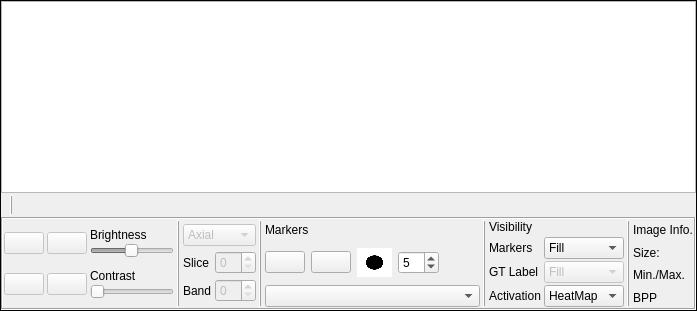
       <widget class="QFrame" name="centralFrame">
        <property name="sizePolicy">
         <sizepolicy hsizetype="Preferred" vsizetype="Preferred">
          <horstretch>0</horstretch>
          <verstretch>0</verstretch>
         </sizepolicy>
        </property>
        <property name="frameShape">
         <enum>QFrame::Box</enum>
        </property>
        <layout class="QVBoxLayout" name="verticalLayout_5">
         <property name="spacing">
          <number>2</number>
         </property>
         <property name="leftMargin">
          <number>0</number>
         </property>
         <property name="topMargin">
          <number>0</number>
         </property>
         <property name="rightMargin">
          <number>0</number>
         </property>
         <property name="bottomMargin">
          <number>0</number>
         </property>
         <item>
          <widget class="MyGraphicsView" name="gvDisplay"/>
         </item>
         <item>
          <layout class="QHBoxLayout" name="horizontalLayout_11">
           <item>
            <widget class="QLabel" name="lblIntensityAtPoint">
             <property name="text">
              <string/>
             </property>
            </widget>
           </item>
           <item>
            <widget class="QFrame" name="frame_8">
             <property name="frameShape">
              <enum>QFrame::VLine</enum>
             </property>
             <property name="frameShadow">
              <enum>QFrame::Raised</enum>
             </property>
            </widget>
           </item>
           <item>
            <widget class="QLabel" name="lblActivationAtPoint">
             <property name="text">
              <string/>
             </property>
            </widget>
           </item>
           <item>
            <spacer name="horizontalSpacer_2">
             <property name="orientation">
              <enum>Qt::Horizontal</enum>
             </property>
             <property name="sizeHint" stdset="0">
              <size>
               <width>0</width>
               <height>20</height>
              </size>
             </property>
            </spacer>
           </item>
          </layout>
         </item>
         <item>
          <widget class="QFrame" name="ImageSetupFrame">
           <property name="frameShape">
            <enum>QFrame::Box</enum>
           </property>
           <property name="frameShadow">
            <enum>QFrame::Sunken</enum>
           </property>
           <layout class="QHBoxLayout" name="horizontalLayout_3">
            <property name="spacing">
             <number>3</number>
            </property>
            <property name="leftMargin">
             <number>1</number>
            </property>
            <property name="topMargin">
             <number>1</number>
            </property>
            <property name="rightMargin">
             <number>1</number>
            </property>
            <property name="bottomMargin">
             <number>1</number>
            </property>
            <item>
             <layout class="QGridLayout" name="gridLayout_3">
              <item row="0" column="0">
               <widget class="QPushButton" name="pbZoomIn">
                <property name="enabled">
                 <bool>false</bool>
                </property>
                <property name="sizePolicy">
                 <sizepolicy hsizetype="Fixed" vsizetype="Fixed">
                  <horstretch>0</horstretch>
                  <verstretch>0</verstretch>
                 </sizepolicy>
                </property>
                <property name="toolTip">
                 <string>Zoom in</string>
                </property>
                <property name="toolTipDuration">
                 <number>10000</number>
                </property>
                <property name="text">
                 <string/>
                </property>
                <property name="icon">
                 <iconset resource="myicons.qrc">
                  <normaloff>:/icons/zoom_in.png</normaloff>:/icons/zoom_in.png</iconset>
                </property>
               </widget>
              </item>
              <item row="0" column="1">
               <widget class="QPushButton" name="pbZoomOut">
                <property name="enabled">
                 <bool>false</bool>
                </property>
                <property name="sizePolicy">
                 <sizepolicy hsizetype="Fixed" vsizetype="Fixed">
                  <horstretch>0</horstretch>
                  <verstretch>0</verstretch>
                 </sizepolicy>
                </property>
                <property name="toolTip">
                 <string>Zoom out</string>
                </property>
                <property name="toolTipDuration">
                 <number>10000</number>
                </property>
                <property name="text">
                 <string/>
                </property>
                <property name="icon">
                 <iconset resource="myicons.qrc">
                  <normaloff>:/icons/zoom_out.png</normaloff>:/icons/zoom_out.png</iconset>
                </property>
               </widget>
              </item>
              <item row="1" column="0">
               <widget class="QPushButton" name="pbFitWindow">
                <property name="enabled">
                 <bool>false</bool>
                </property>
                <property name="sizePolicy">
                 <sizepolicy hsizetype="Fixed" vsizetype="Fixed">
                  <horstretch>0</horstretch>
                  <verstretch>0</verstretch>
                 </sizepolicy>
                </property>
                <property name="toolTip">
                 <string>Fit image in canvas</string>
                </property>
                <property name="toolTipDuration">
                 <number>10000</number>
                </property>
                <property name="text">
                 <string/>
                </property>
                <property name="icon">
                 <iconset resource="myicons.qrc">
                  <normaloff>:/icons/expand.png</normaloff>:/icons/expand.png</iconset>
                </property>
               </widget>
              </item>
              <item row="1" column="1">
               <widget class="QPushButton" name="pbOriginalSize">
                <property name="enabled">
                 <bool>false</bool>
                </property>
                <property name="sizePolicy">
                 <sizepolicy hsizetype="Fixed" vsizetype="Fixed">
                  <horstretch>0</horstretch>
                  <verstretch>0</verstretch>
                 </sizepolicy>
                </property>
                <property name="toolTip">
                 <string>Return image to original size</string>
                </property>
                <property name="toolTipDuration">
                 <number>10000</number>
                </property>
                <property name="text">
                 <string/>
                </property>
                <property name="icon">
                 <iconset resource="myicons.qrc">
                  <normaloff>:/icons/shrink.png</normaloff>:/icons/shrink.png</iconset>
                </property>
               </widget>
              </item>
              <item row="1" column="2">
               <layout class="QVBoxLayout" name="verticalLayout_6">
                <property name="spacing">
                 <number>1</number>
                </property>
                <item>
                 <widget class="QLabel" name="lblContrast">
                  <property name="text">
                   <string>Contrast</string>
                  </property>
                 </widget>
                </item>
                <item>
                 <widget class="QSlider" name="hsContrast">
                  <property name="enabled">
                   <bool>false</bool>
                  </property>
                  <property name="sizePolicy">
                   <sizepolicy hsizetype="Minimum" vsizetype="Fixed">
                    <horstretch>0</horstretch>
                    <verstretch>0</verstretch>
                   </sizepolicy>
                  </property>
                  <property name="minimum">
                   <number>1</number>
                  </property>
                  <property name="maximum">
                   <number>100</number>
                  </property>
                  <property name="value">
                   <number>1</number>
                  </property>
                  <property name="tracking">
                   <bool>true</bool>
                  </property>
                  <property name="orientation">
                   <enum>Qt::Horizontal</enum>
                  </property>
                 </widget>
                </item>
               </layout>
              </item>
              <item row="0" column="2">
               <layout class="QVBoxLayout" name="verticalLayout_8">
                <property name="spacing">
                 <number>1</number>
                </property>
                <item>
                 <widget class="QLabel" name="lblBrightness">
                  <property name="text">
                   <string>Brightness</string>
                  </property>
                 </widget>
                </item>
                <item>
                 <widget class="QSlider" name="hsBrightness">
                  <property name="enabled">
                   <bool>false</bool>
                  </property>
                  <property name="sizePolicy">
                   <sizepolicy hsizetype="Minimum" vsizetype="Fixed">
                    <horstretch>0</horstretch>
                    <verstretch>0</verstretch>
                   </sizepolicy>
                  </property>
                  <property name="minimum">
                   <number>1</number>
                  </property>
                  <property name="maximum">
                   <number>100</number>
                  </property>
                  <property name="value">
                   <number>50</number>
                  </property>
                  <property name="tracking">
                   <bool>true</bool>
                  </property>
                  <property name="orientation">
                   <enum>Qt::Horizontal</enum>
                  </property>
                 </widget>
                </item>
               </layout>
              </item>
             </layout>
            </item>
            <item>
             <widget class="QFrame" name="frame_2">
              <property name="frameShape">
               <enum>QFrame::VLine</enum>
              </property>
              <property name="frameShadow">
               <enum>QFrame::Raised</enum>
              </property>
             </widget>
            </item>
            <item>
             <layout class="QVBoxLayout" name="verticalLayout_7">
              <property name="spacing">
               <number>1</number>
              </property>
              <item>
               <widget class="QComboBox" name="cb3DPlane">
                <property name="enabled">
                 <bool>false</bool>
                </property>
                <property name="toolTip">
                 <string>Select image plane</string>
                </property>
                <property name="toolTipDuration">
                 <number>10000</number>
                </property>
                <item>
                 <property name="text">
                  <string>Axial</string>
                 </property>
                </item>
                <item>
                 <property name="text">
                  <string>Coronal</string>
                 </property>
                </item>
                <item>
                 <property name="text">
                  <string>Sagittal</string>
                 </property>
                </item>
               </widget>
              </item>
              <item>
               <layout class="QHBoxLayout" name="horizontalLayout_4">
                <item>
                 <widget class="QLabel" name="lblSlice">
                  <property name="text">
                   <string>Slice</string>
                  </property>
                 </widget>
                </item>
                <item>
                 <widget class="QSpinBox" name="sbSliceNum">
                  <property name="enabled">
                   <bool>false</bool>
                  </property>
                  <property name="toolTip">
                   <string>Slice number</string>
                  </property>
                  <property name="toolTipDuration">
                   <number>10000</number>
                  </property>
                 </widget>
                </item>
               </layout>
              </item>
              <item>
               <layout class="QHBoxLayout" name="horizontalLayout_9">
                <item>
                 <widget class="QLabel" name="lblBand">
                  <property name="text">
                   <string>Band</string>
                  </property>
                 </widget>
                </item>
                <item>
                 <widget class="QSpinBox" name="sbBandNum">
                  <property name="enabled">
                   <bool>false</bool>
                  </property>
                 </widget>
                </item>
               </layout>
              </item>
             </layout>
            </item>
            <item>
             <widget class="QFrame" name="frame">
              <property name="frameShape">
               <enum>QFrame::VLine</enum>
              </property>
              <property name="frameShadow">
               <enum>QFrame::Raised</enum>
              </property>
             </widget>
            </item>
            <item>
             <layout class="QVBoxLayout" name="verticalLayout">
              <item>
               <widget class="QLabel" name="label_4">
                <property name="sizePolicy">
                 <sizepolicy hsizetype="Preferred" vsizetype="Minimum">
                  <horstretch>0</horstretch>
                  <verstretch>0</verstretch>
                 </sizepolicy>
                </property>
                <property name="maximumSize">
                 <size>
                  <width>16777215</width>
                  <height>20</height>
                 </size>
                </property>
                <property name="text">
                 <string>Markers</string>
                </property>
               </widget>
              </item>
              <item>
               <layout class="QHBoxLayout" name="horizontalLayout_2">
                <property name="spacing">
                 <number>6</number>
                </property>
                <property name="topMargin">
                 <number>5</number>
                </property>
                <property name="bottomMargin">
                 <number>5</number>
                </property>
                <item>
                 <widget class="QPushButton" name="pbAddMarker">
                  <property name="sizePolicy">
                   <sizepolicy hsizetype="Fixed" vsizetype="Fixed">
                    <horstretch>0</horstretch>
                    <verstretch>0</verstretch>
                   </sizepolicy>
                  </property>
                  <property name="toolTip">
                   <string>Add marker</string>
                  </property>
                  <property name="toolTipDuration">
                   <number>10000</number>
                  </property>
                  <property name="text">
                   <string/>
                  </property>
                  <property name="icon">
                   <iconset resource="myicons.qrc">
                    <normaloff>:/icons/plus.svg</normaloff>:/icons/plus.svg</iconset>
                  </property>
                 </widget>
                </item>
                <item>
                 <widget class="QPushButton" name="pbRemoveMarker">
                  <property name="sizePolicy">
                   <sizepolicy hsizetype="Fixed" vsizetype="Fixed">
                    <horstretch>0</horstretch>
                    <verstretch>0</verstretch>
                   </sizepolicy>
                  </property>
                  <property name="toolTip">
                   <string>Remove marker</string>
                  </property>
                  <property name="toolTipDuration">
                   <number>10000</number>
                  </property>
                  <property name="text">
                   <string/>
                  </property>
                  <property name="icon">
                   <iconset resource="myicons.qrc">
                    <normaloff>:/icons/minus.svg</normaloff>:/icons/minus.svg</iconset>
                  </property>
                 </widget>
                </item>
                <item>
                 <widget class="QWidget" name="wBrush" native="true">
                  <property name="sizePolicy">
                   <sizepolicy hsizetype="Fixed" vsizetype="Preferred">
                    <horstretch>0</horstretch>
                    <verstretch>0</verstretch>
                   </sizepolicy>
                  </property>
                  <property name="minimumSize">
                   <size>
                    <width>35</width>
                    <height>0</height>
                   </size>
                  </property>
                  <property name="toolTip">
                   <string>Brush radius reference</string>
                  </property>
                  <property name="toolTipDuration">
                   <number>10000</number>
                  </property>
                  <property name="styleSheet">
                   <string notr="true">background-color: qradialgradient(spread:pad, cx:0.5, cy:0.5, radius:0.25, fx:0.5, fy:0.5, stop:0.970149 rgba(0, 0, 0, 255), stop:1 rgba(255, 255, 255, 255));</string>
                  </property>
                 </widget>
                </item>
                <item>
                 <widget class="QSpinBox" name="sbBrush">
                  <property name="toolTip">
                   <string>Brush radius</string>
                  </property>
                  <property name="toolTipDuration">
                   <number>10000</number>
                  </property>
                  <property name="wrapping">
                   <bool>false</bool>
                  </property>
                  <property name="frame">
                   <bool>true</bool>
                  </property>
                  <property name="buttonSymbols">
                   <enum>QAbstractSpinBox::UpDownArrows</enum>
                  </property>
                  <property name="showGroupSeparator" stdset="0">
                   <bool>false</bool>
                  </property>
                  <property name="minimum">
                   <number>1</number>
                  </property>
                  <property name="maximum">
                   <number>10</number>
                  </property>
                  <property name="value">
                   <number>5</number>
                  </property>
                 </widget>
                </item>
                <item>
                 <widget class="QWidget" name="wMarkerColor" native="true">
                  <property name="minimumSize">
                   <size>
                    <width>35</width>
                    <height>0</height>
                   </size>
                  </property>
                 </widget>
                </item>
               </layout>
              </item>
              <item>
               <widget class="QComboBox" name="cbMarkers">
                <property name="sizePolicy">
                 <sizepolicy hsizetype="Minimum" vsizetype="Fixed">
                  <horstretch>0</horstretch>
                  <verstretch>0</verstretch>
                 </sizepolicy>
                </property>
                <property name="toolTip">
                 <string>Select Marker</string>
                </property>
                <property name="toolTipDuration">
                 <number>10000</number>
                </property>
                <property name="insertPolicy">
                 <enum>QComboBox::InsertAlphabetically</enum>
                </property>
               </widget>
              </item>
             </layout>
            </item>
            <item>
             <widget class="QFrame" name="frame_3">
              <property name="frameShape">
               <enum>QFrame::VLine</enum>
              </property>
              <property name="frameShadow">
               <enum>QFrame::Raised</enum>
              </property>
             </widget>
            </item>
            <item>
             <layout class="QVBoxLayout" name="verticalLayout_2">
              <item>
               <widget class="QLabel" name="label_9">
                <property name="sizePolicy">
                 <sizepolicy hsizetype="Preferred" vsizetype="Minimum">
                  <horstretch>0</horstretch>
                  <verstretch>0</verstretch>
                 </sizepolicy>
                </property>
                <property name="maximumSize">
                 <size>
                  <width>16777215</width>
                  <height>20</height>
                 </size>
                </property>
                <property name="text">
                 <string>Visibility</string>
                </property>
               </widget>
              </item>
              <item>
               <layout class="QFormLayout" name="formLayout_2">
                <property name="verticalSpacing">
                 <number>2</number>
                </property>
                <item row="0" column="0">
                 <widget class="QLabel" name="label_5">
                  <property name="text">
                   <string>Markers</string>
                  </property>
                 </widget>
                </item>
                <item row="0" column="1">
                 <widget class="QComboBox" name="cbMarkersVisibility">
                  <property name="toolTip">
                   <string>Marker visibility</string>
                  </property>
                  <property name="toolTipDuration">
                   <number>10000</number>
                  </property>
                  <item>
                   <property name="text">
                    <string>Fill</string>
                   </property>
                  </item>
                  <item>
                   <property name="text">
                    <string>Border</string>
                   </property>
                  </item>
                  <item>
                   <property name="text">
                    <string>Off</string>
                   </property>
                  </item>
                 </widget>
                </item>
                <item row="2" column="0">
                 <widget class="QLabel" name="label_8">
                  <property name="text">
                   <string>Activation</string>
                  </property>
                 </widget>
                </item>
                <item row="2" column="1">
                 <widget class="QComboBox" name="cbActivationVisibility">
                  <property name="toolTip">
                   <string>Activation visibility</string>
                  </property>
                  <property name="toolTipDuration">
                   <number>10000</number>
                  </property>
                  <item>
                   <property name="text">
                    <string>HeatMap</string>
                   </property>
                  </item>
                  <item>
                   <property name="text">
                    <string>Saliency</string>
                   </property>
                  </item>
                  <item>
                   <property name="text">
                    <string>Off</string>
                   </property>
                  </item>
                 </widget>
                </item>
                <item row="1" column="1">
                 <widget class="QComboBox" name="cbGtVisibility">
                  <property name="enabled">
                   <bool>false</bool>
                  </property>
                  <property name="toolTip">
                   <string>Label visibility</string>
                  </property>
                  <property name="toolTipDuration">
                   <number>10000</number>
                  </property>
                  <item>
                   <property name="text">
                    <string>Fill</string>
                   </property>
                  </item>
                  <item>
                   <property name="text">
                    <string>Border</string>
                   </property>
                  </item>
                  <item>
                   <property name="text">
                    <string>Off</string>
                   </property>
                  </item>
                 </widget>
                </item>
                <item row="1" column="0">
                 <widget class="QLabel" name="label_10">
                  <property name="text">
                   <string>GT Label</string>
                  </property>
                 </widget>
                </item>
               </layout>
              </item>
             </layout>
            </item>
            <item>
             <widget class="QFrame" name="frame_4">
              <property name="frameShape">
               <enum>QFrame::VLine</enum>
              </property>
              <property name="frameShadow">
               <enum>QFrame::Raised</enum>
              </property>
             </widget>
            </item>
            <item>
             <layout class="QVBoxLayout" name="verticalLayout_9">
              <item>
               <widget class="QLabel" name="label_7">
                <property name="text">
                 <string>Image Info.</string>
                </property>
               </widget>
              </item>
              <item>
               <widget class="QLabel" name="lblSize">
                <property name="text">
                 <string>Size:</string>
                </property>
               </widget>
              </item>
              <item>
               <widget class="QLabel" name="lblMinMax">
                <property name="text">
                 <string>Min./Max.</string>
                </property>
               </widget>
              </item>
              <item>
               <widget class="QLabel" name="lblBPP">
                <property name="text">
                 <string>BPP</string>
                </property>
               </widget>
              </item>
             </layout>
            </item>
            <item>
             <spacer name="horizontalSpacer_6">
              <property name="orientation">
               <enum>Qt::Horizontal</enum>
              </property>
              <property name="sizeType">
               <enum>QSizePolicy::Expanding</enum>
              </property>
              <property name="sizeHint" stdset="0">
               <size>
                <width>0</width>
                <height>20</height>
               </size>
              </property>
             </spacer>
            </item>
           </layout>
          </widget>
         </item>
        </layout>
       </widget>
